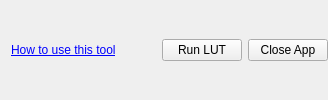
    <widget class="QFrame" name="frame_85">
     <property name="frameShape">
      <enum>QFrame::NoFrame</enum>
     </property>
     <property name="frameShadow">
      <enum>QFrame::Plain</enum>
     </property>
     <layout class="QGridLayout" name="gridLayout_66">
      <property name="rightMargin">
       <number>0</number>
      </property>
      <item row="0" column="2">
       <spacer name="horizontalSpacer_118">
        <property name="orientation">
         <enum>Qt::Horizontal</enum>
        </property>
        <property name="sizeHint" stdset="0">
         <size>
          <width>40</width>
          <height>20</height>
         </size>
        </property>
       </spacer>
      </item>
      <item row="0" column="0">
       <widget class="QLabel" name="label">
        <property name="text">
         <string>&lt;html&gt;&lt;head/&gt;&lt;body&gt;&lt;p&gt;&lt;a href=&quot;https://enmap-box-lmu-vegetation-apps.readthedocs.io/en/latest/apps/LUT.html#creation-of-look-up-tables&quot;&gt;&lt;span style=&quot; text-decoration: underline; color:#0000ff;&quot;&gt;How to use this tool&lt;/span&gt;&lt;/a&gt;&lt;/p&gt;&lt;/body&gt;&lt;/html&gt;</string>
        </property>
        <property name="openExternalLinks">
         <bool>true</bool>
        </property>
       </widget>
      </item>
      <item row="0" column="3">
       <widget class="QPushButton" name="cmdRun">
        <property name="text">
         <string>Run LUT</string>
        </property>
        <property name="shortcut">
         <string>Ctrl+Shift+F10</string>
        </property>
       </widget>
      </item>
      <item row="0" column="5">
       <widget class="QPushButton" name="cmdClose">
        <property name="text">
         <string>Close App</string>
        </property>
       </widget>
      </item>
     </layout>
    </widget>
